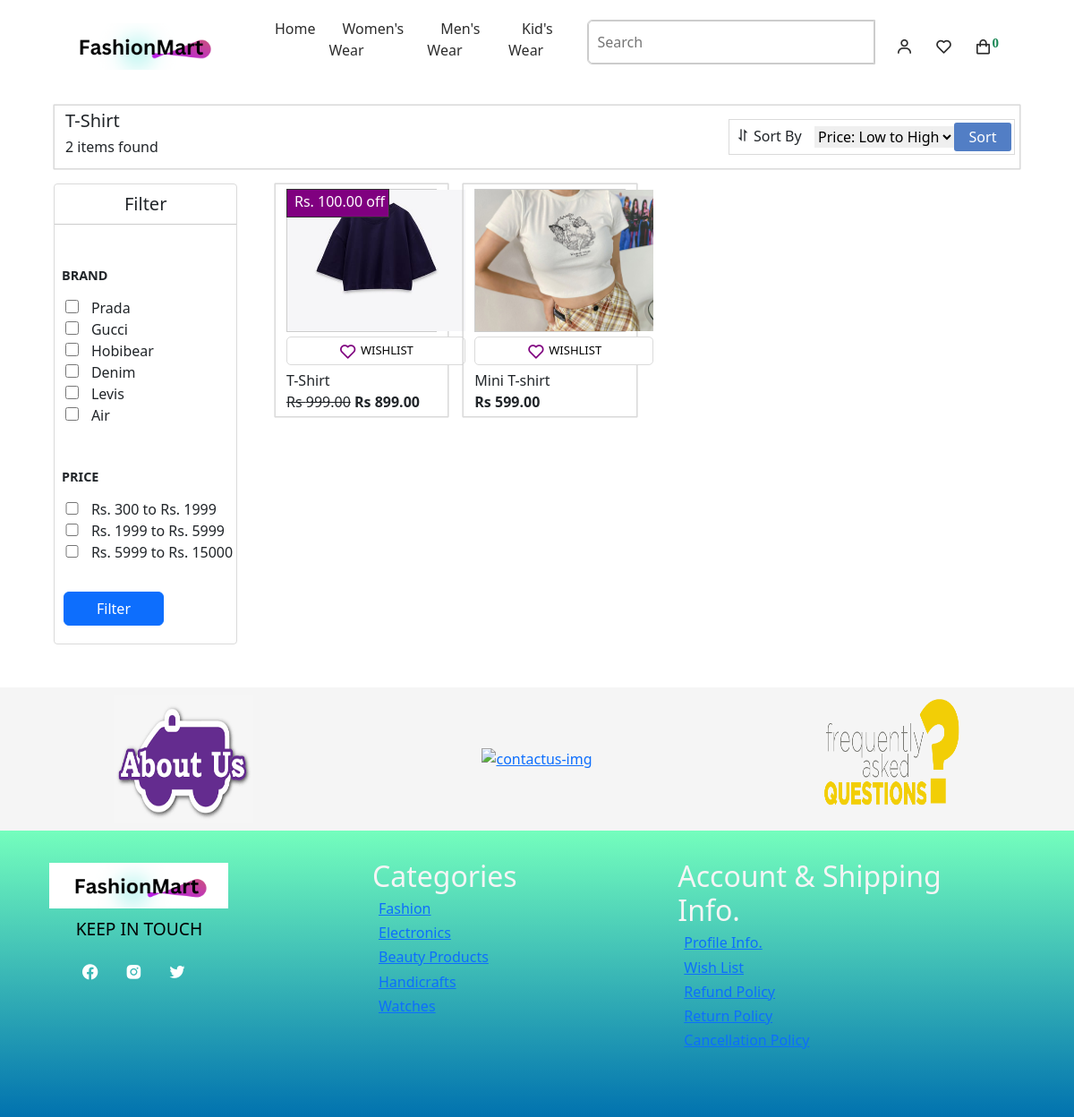
The app's page /subcategory/T-Shirt/ with its own data.
### myeSite/models.py (models this page shows, shortened)
class Brand(models.Model):
    name = models.CharField(max_length=255)

class Product(models.Model):
    name = models.CharField(max_length=255)
    code = models.CharField(max_length=8, default='361SVT', blank=True, null=True)
    description = models.TextField()
    stock_status = models.CharField(max_length=50, default='In Stock')
    old_price = models.DecimalField(max_digits=10, decimal_places=2, default=500,  null=True, blank=True)
    new_price = models.DecimalField(max_digits=10, decimal_places=2, default=400, null=False, blank=False)
    discount_price = models.DecimalField(max_digits=10, decimal_places=2, default=100,  null=True, blank=True)
    brand = models.ForeignKey(Brand, on_delete=models.CASCADE)
    category = models.ForeignKey(Category, on_delete=models.CASCADE)
    subcategory = models.ForeignKey(Subcategory, on_delete=models.CASCADE)
    image = models.ImageField(upload_to='product_images/')
    sizes = models.ManyToManyField(Size)
    isnew = models.BooleanField(default=False)
    search_keywords = models.CharField(max_length=100, blank=True, null=True, default="search_keyword_here")

### myeSite/views.py (the view, shortened to what this page needs)
# urls.py: path('subcategory/<str:subcategory_name>/', views.subcategory_details, name='product'),
def subcategory_details(request, subcategory_name):
    subcategory = get_object_or_404(Subcategory, name=subcategory_name)
    items = Product.objects.filter(subcategory=subcategory)
    brand = Brand.objects.all()
    selected_brands = request.GET.getlist('brands')
    selected_price_ranges = request.GET.getlist('price')
    if selected_brands:
        items = items.filter(brand__id__in=selected_brands)
    items_count = items.count()
    return render(request, 'myeSite/productPages/product-list.html', {
        'subcateogry':subcategory,
        'items':items,
        'item_count':items_count,
        'brands':brand
    })

### myeSite/context_processors.py (called while the page is built)
def categories_processor(request):
    categories = Category.objects.all().prefetch_related('subcategories')
    return {'categories': categories}

def wishlist_item_count(request):
    if request.user.is_authenticated:
        wishlist_item_count = Wishlist.objects.filter(user=request.user).count()
    else:
        wishlist_item_count = 0
    return {'wishlist_item_count': wishlist_item_count}

### myeSite/templates/myeSite/productPages/product-list.html (shortened to what this page needs)
{% extends "main.html" %}
{% load static %}
{% block tShirt %}
<div class="tshirt-section">
    <div class="firstheadingdiv">
        <div class="info-content">
            <h5>{{subcateogry.name}}</h5>
            <h6>{% if item_count %}{{ item_count }} items found {% else %} No items found {% endif %}</h6>
        </div>
        <div class="sortby">
            <h6><i class='bx bx-sort'></i>Sort By</h6>
            <form method="POST" action="{% url 'product' subcateogry.name %}">
                <select id="services" name="services">
                    <option value="lowtohighprice" {% if request.POST.services == 'lowtohighprice' %}selected{% endif %}>Price: Low to High</option>
                </select>
                <div class="sortbtn">
                <input type="submit" value="Sort">
                </div>
            </form>
        </div>
    </div>
    <div class="filter-product">
        <div class="filter">
            <h2 class="text-center fs-5">Filter</h2>
            <h5 class="ms-2 mt-5">BRAND</h5>
            <form action="{% url 'product' subcateogry.name %}" method="GET">
                <ul>
                    {% for brand in brands %}
                    <li><input type="checkbox" name="brands" value="{{ brand.id }}" id="brand_{{ brand.id }}" {% if brand.id|stringformat:"s" in request.GET.brands %} checked {% endif %}>
                    <label for="brand_{{ brand.id }}">{{ brand.name }}</label></li>
                    {% endfor %}
                </ul>
    <h5 class="ms-2 mt-5">PRICE</h5>
    <ul>
        <li>
            <input type="checkbox" name="price" value="1" id="price1" {% if '1' in request.GET.price %} checked {% endif %}>
            <label for="price1">Rs. 300 to Rs. 1999</label>
        </li>
        <li>
            <input type="checkbox" name="price" value="2" id="price2" {% if '2' in request.GET.price %} checked {% endif %}>
            <label for="price2">Rs. 1999 to Rs. 5999</label>
        </li>
        <li>
            <input type="checkbox" name="price" value="3" id="price3" {% if '3' in request.GET.price %} checked {% endif %}>
            <label for="price3">Rs. 5999 to Rs. 15000</label>
        </li>
    </ul>
                    <button type="submit" class="btn btn-primary mt-3">Filter</button>
                </form>
        </div>
        {% if items %}
        <div class="product">
            <div class="row">
                 {% for item in items %}
                <div class="product-card">
                    {% if item.discount_price %}
                    <div class="show-discount d-flex align-items-center"><p class="ms-2 mt-3">Rs. {{item.discount_price}} off</p></div>
                    {% endif %}
                    <div class="tshirt-img">
                        {% if item.image %}
                        <a href="{% url 'itemsDetail' item.pk %}"><img src="{{ item.image.url }}" alt="{{ item.name }}"></a>
                        {% else %}
                        <p>No image available</p>
                        {% endif %}
                    </div>
                    <form method="post" action="#">
                        <button type="submit" class="addToWishlist"><i class='bx bx-heart' id="wishlist_hearticon"></i>WISHLIST</button>
                    </form>
                    <div class="infoaboutproduct">
                        <p>{{ item.name }}</p>
                        {% if item.old_price %}
                        <span id='old-price' class="fw-light">Rs {{ item.old_price }}</span>
                        {% endif %}
                        <span id='new-price' class="fw-semibold">Rs {{ item.new_price  }}</span>
                    </div>
                </div>
                {% endfor %}
            </div>
            {% else %}
            <h4 class="text-danger fw-bold">No Items Available</h4>
            {% endif %}
        </div>
    </div>
</div>
{% endblock %}

### myeSite/static/myeSite/css/style.css (style rules this page uses)
* { margin: 0; padding: 0; box-sizing: border-box; scroll-behavior: smooth; }
html, body { height: 100%; width: 100%; }
#old-price { text-decoration: line-through; }
#new-price { font-weight: 900; }
.right-infoPart h5, span, p, button { margin-left: 10px; margin-top: 10px; margin-bottom: 1.2rem; }
button { width: 7rem; padding: 10px; border: none; border-radius: 5px; }
button i { font-size: 1.3rem; color: purple; }
#new-price { font-weight: 700; }
.tshirt-section { height: auto; width: 90%; margin-left: 5%; margin-top: 7.3rem; }
.firstheadingdiv { height: 4.5rem; width: 100%; border: 1px solid #dadada; display: flex; align-items: center; justify-content: space-between; padding-left: 5px; padding-right: 5px; box-shadow: 0px 0px 1px gray; margin-bottom: 1rem; }
.sortby { height: 2.5rem; width: 20rem; border: 1px solid #dadada; display: flex; align-items: center; justify-content: space-between; padding-right: 3px; }
.sortby form { display: flex; align-items: center; }
.sortbtn { align-items: center; }
.sortbtn input[type="submit"] { width: 4rem; height: 2rem; background-color: #527ec5; color: white; border: none; border-radius: 3px; }
.sortby h6, i { padding-right: 4px; margin-top: 4px; }
.info-content h5, h6 { padding-left: 7px; }
#services { border: none; outline: none; cursor: pointer; }
.filter-product { display: flex; gap: 2%; margin-bottom: 3rem; }
.filter { height: auto; width: 20%; border: 1px solid #dadada; border-radius: 4px; transition: all .42s ease; }
.filter h2 { padding: 10px; border-bottom: 1px solid #ccc; }
.filter h5 { margin-bottom: 1rem; font-size: .9rem; font-weight: 700; }
.filter ul { list-style-type: none; }
.filter ul li { margin-left: -20px; }
.filter input[type='checkbox'] { cursor: pointer; height: .92rem; width: .92rem; margin-right: 10px; }
.product { height: auto; width: 80%; margin-bottom: 5rem; margin-left: 2rem; }
.row { display: flex; justify-content: start; margin-bottom: 8px; }
.product-card { height: 16.3rem; width: 23%; border: 1px solid #dadada; box-shadow: 0px 0px 1px gray; position: relative; margin-bottom: 1.7rem; margin-right: 1rem; }
.show-discount { height: 2rem; width: 7.2rem; border: 1px solid #333; position: absolute; top: 5px; z-index: 1; background-color: purple; color: #fff; }
.tshirt-img { height: 10rem; width: 100%; border: 1px solid #ccc; margin-top: 5px; transition: transform .42s ease; }
.tshirt-img img { height: 100%; width: 199px; object-fit: cover; }
.infoaboutproduct { height: 7vh; width: 100%; }
.infoaboutproduct p, span { margin: 0; }
.addToWishlist { height: 2rem; width: 12.5rem; margin: 5px 0px; border: 1px solid #dadada; background-color: #fff; font-size: 13px; display: flex; align-items: center; justify-content: center; }

### records on screen
Brand: name "Prada"
Brand: name "Gucci"
Brand: name "Hobibear"
Brand: name "Denim"
Brand: name "Levis"
Brand: name "Air"
Product: discount_price "100.00", image (picture), name "T-Shirt", old_price "999.00", new_price "899.00"
Product: image (picture), name "Mini T-shirt", new_price "599.00"

### other values on screen
{{ request.cart_items|length }} "0"
{{ item_count }} "2"
